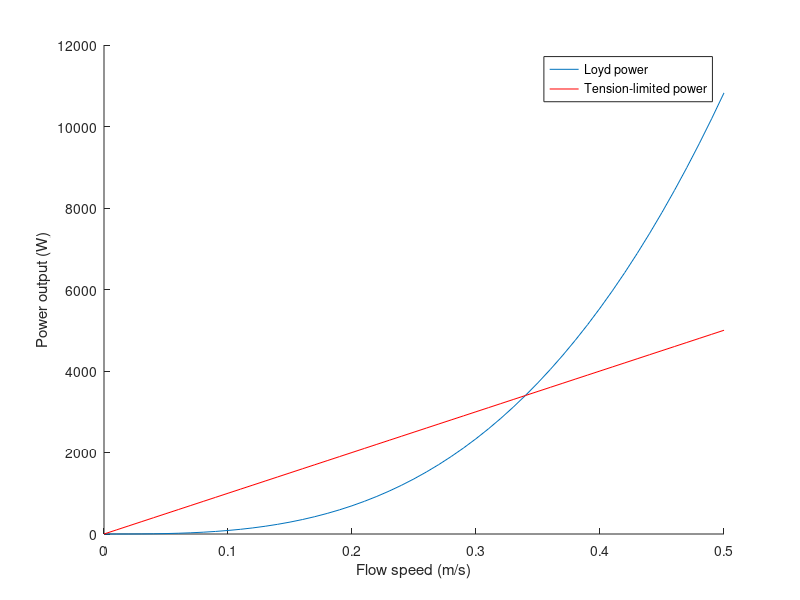
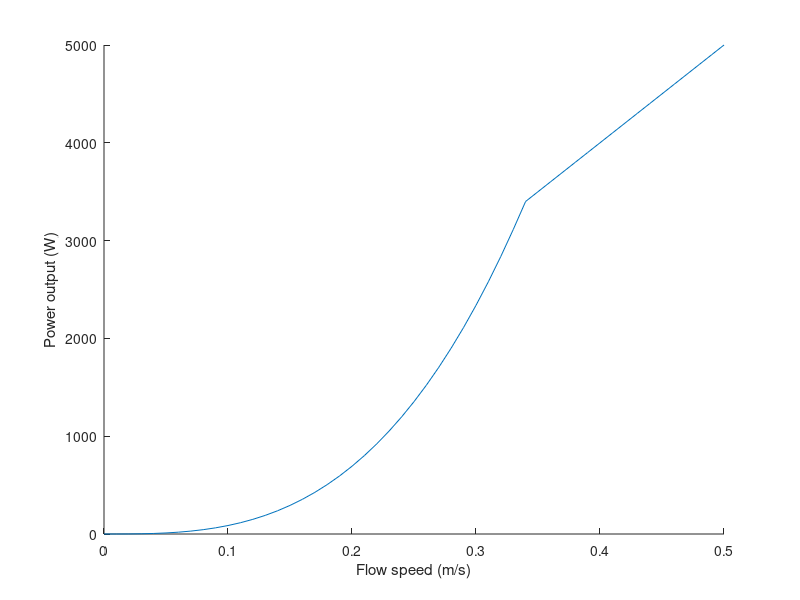

MATLAB code for these plots, in order:
clear

%   Aggregate coefficients of the kite alone (not the tether), along with
%   the reference area
Cd_kite = .15;
Cl_kite = 1.5;
A_kite = 10;        %   m^2

%   Tether length, unfaired length, diameter, and tension limit
Lt = 400;           %   Length (m)
fairing_factor = .25;   %   Fraction of the tether that is faired
L_unfaired = (1-fairing_factor)*Lt;
dt = .017;          %   Diameter (m)
T_max = 20000;      %   Tension limit (N) -- Note: This should be replaced with a calculation, based on dt

%   Calculate aggregate kite Cd including the contribution of the tether -
%   Note that my (simple) derivation results in a 1/6 in the expression for
%   drag (see the attachment), whereas the more detailed derivation in the
%   literature has it at 1/8. Nevertheless, drag is proportional to L^3 in
%   either case, and the ratio of the (partially) faired tether drag to completely
%   unfaired tether drag will be consistent in either case. I'll use the
%   more accurate calculation of Cd from the literature here.
Cd_tether_nominal = 1.2;
Cd_tether_faired = .1;
Cd_tether_adjusted = Cd_tether_nominal*dt*Lt/A_kite*1/4;     %   Referenced to dynamic pressure at the kite and kite area
Cd_tether_adj_with_fairings = Cd_tether_adjusted*((Cd_tether_nominal*L_unfaired^3 + Cd_tether_faired*(Lt^3-L_unfaired^3))/(Cd_tether_nominal*Lt^3));

Cd_kite_aggregate = Cd_kite + Cd_tether_adj_with_fairings;

%   Calculate power curve
rho = 1000;                     %   Fluid density (kg/m^3)
K = 1.5;                        %   Ct/Cp
v_flow_vec = 0:.01:.5;          %   Range of flow speeds to consider (m/s)
theta = 30*pi/180;              %   Elevation angle (rad)
LF = .8;                        %   Loyd factor - A measure of flight efficiency
P_loyd = 2/27*LF*rho*Cl_kite^3/Cd_kite^2*K*A_kite*cos(theta)^3*v_flow_vec.^3;       %   Loyd power
P_limited = 1/3*K*T_max*v_flow_vec;         %   Power generated under maximum tension
P = min(P_loyd,P_limited);

%   Plot both the Loyd power and tension-limited power in one figure
figure(1)
hold on
plot(v_flow_vec,P_loyd);
plot(v_flow_vec,P_limited,'r');
xlabel('Flow speed (m/s)');
ylabel('Power output (W)');
legend('Loyd power','Tension-limited power');

%   Plot the resulting power curve, which is the minimum of the curves in
%   Figure 1
figure(2)
hold on
plot(v_flow_vec,P);
xlabel('Flow speed (m/s)');
ylabel('Power output (W)');
